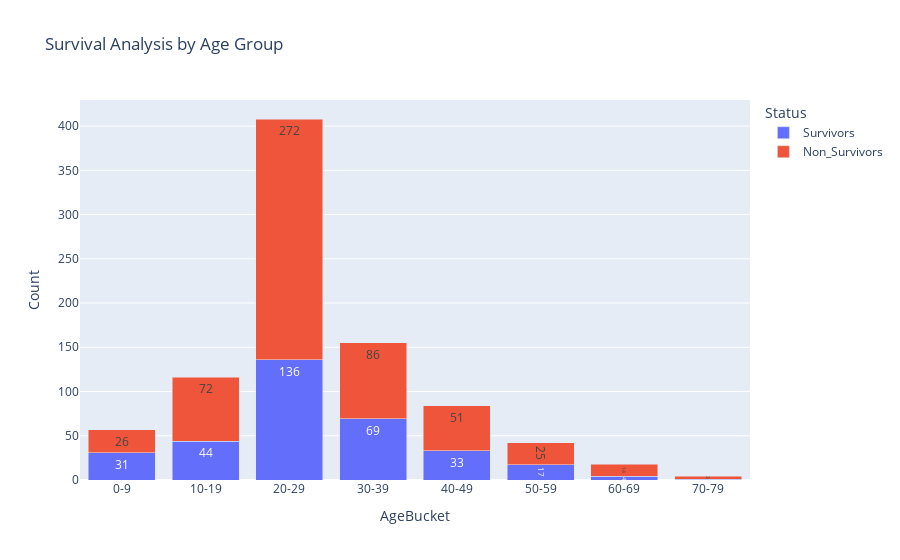

The cell this chart's notebook holds for it:
### Code cell
age_analysis['Non_Survivors'] = age_analysis['Total_Passengers'] - age_analysis['Survivors']

# Melt for stacked chart
age_melted = age_analysis.melt(id_vars='AgeBucket',
                               value_vars=['Survivors', 'Non_Survivors'],
                               var_name='Status',
                               value_name='Count')

fig = px.bar(age_melted,
             x='AgeBucket',
             y='Count',
             color='Status',
             title="Survival Analysis by Age Group",
             text='Count',
             barmode='stack')

fig.update_traces(textposition='inside')
fig.show()

### Figure 1 — Plotly figure (JSON) as saved in the notebook; plotly's stock layout.template omitted (floating-point values rounded to 4 significant figures)
{"data": [{"alignmentgroup": "True", "hovertemplate": "Status=Survivors<br>AgeBucket=%{x}<br>Count=%{text}<extra></extra>", "legendgroup": "Survivors", "marker": {"color": "#636efa", "pattern": {"shape": ""}}, "name": "Survivors", "offsetgroup": "Survivors", "orientation": "v", "showlegend": true, "text": [31, 44, 136, 69, 33, 17, 4, 1], "textposition": "inside", "type": "bar", "x": ["0-9", "10-19", "20-29", "30-39", "40-49", "50-59", "60-69", "70-79"], "xaxis": "x", "y": [31, 44, 136, 69, 33, 17, 4, 1], "yaxis": "y"}, {"alignmentgroup": "True", "hovertemplate": "Status=Non_Survivors<br>AgeBucket=%{x}<br>Count=%{text}<extra></extra>", "legendgroup": "Non_Survivors", "marker": {"color": "#EF553B", "pattern": {"shape": ""}}, "name": "Non_Survivors", "offsetgroup": "Non_Survivors", "orientation": "v", "showlegend": true, "text": [26, 72, 272, 86, 51, 25, 14, 3], "textposition": "inside", "type": "bar", "x": ["0-9", "10-19", "20-29", "30-39", "40-49", "50-59", "60-69", "70-79"], "xaxis": "x", "y": [26, 72, 272, 86, 51, 25, 14, 3], "yaxis": "y"}], "layout": {"autosize": true, "barmode": "stack", "legend": {"title": {"text": "Status"}, "tracegroupgap": 0}, "title": {"text": "Survival Analysis by Age Group"}, "xaxis": {"anchor": "y", "autorange": true, "domain": [0, 1], "range": [-0.5, 7.5], "title": {"text": "AgeBucket"}, "type": "category"}, "yaxis": {"anchor": "x", "autorange": true, "domain": [0, 1], "range": [0, 429.5], "title": {"text": "Count"}, "type": "linear"}}}
